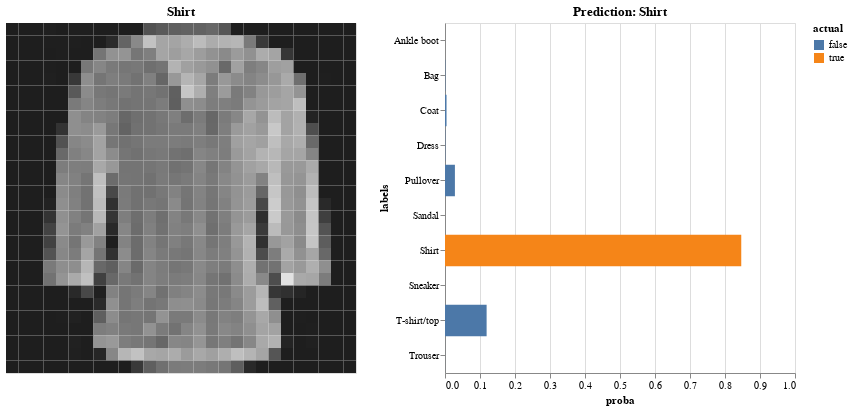

Notebook cell for this chart:
### Code cell
vis.imshow(x_test[i], labels[y_test[i]]) | vis.predict(proba[i], y_test[i], labels)

### Figure 1 — Vega-Lite specification as saved in the notebook (floating-point values rounded to 4 significant figures; data arrays with more than 128 entries replaced by an {"elided": "..."} marker saying what was removed)
{"$schema": "https://vega.github.io/schema/vega-lite/v2.4.3.json", "config": {"view": {"height": 300, "width": 400}}, "hconcat": [{"data": {"values": {"elided": "784 records"}}, "encoding": {"color": {"field": "value", "legend": null, "scale": {"scheme": "greys"}, "sort": "descending", "type": "quantitative"}, "tooltip": [{"field": "value", "type": "quantitative"}], "x": {"axis": null, "field": "w", "type": "nominal"}, "y": {"axis": null, "field": "h", "type": "nominal"}}, "height": 350, "mark": "rect", "title": "Shirt", "width": 350}, {"data": {"values": [{"actual": false, "labels": "T-shirt/top", "proba": 0.1189}, {"actual": false, "labels": "Trouser", "proba": 9.13e-05}, {"actual": false, "labels": "Pullover", "proba": 0.02832}, {"actual": false, "labels": "Dress", "proba": 0.0009014}, {"actual": false, "labels": "Coat", "proba": 0.004388}, {"actual": false, "labels": "Sandal", "proba": 9.525e-07}, {"actual": true, "labels": "Shirt", "proba": 0.8464}, {"actual": false, "labels": "Sneaker", "proba": 5.428e-07}, {"actual": false, "labels": "Bag", "proba": 0.0009393}, {"actual": false, "labels": "Ankle boot", "proba": 3.681e-06}]}, "encoding": {"color": {"field": "actual", "type": "nominal"}, "tooltip": [{"field": "proba", "type": "quantitative"}], "x": {"field": "proba", "scale": {"domain": [0, 1]}, "type": "quantitative"}, "y": {"field": "labels", "type": "nominal"}}, "height": 350, "mark": "bar", "title": "Prediction: Shirt", "width": 350}]}
